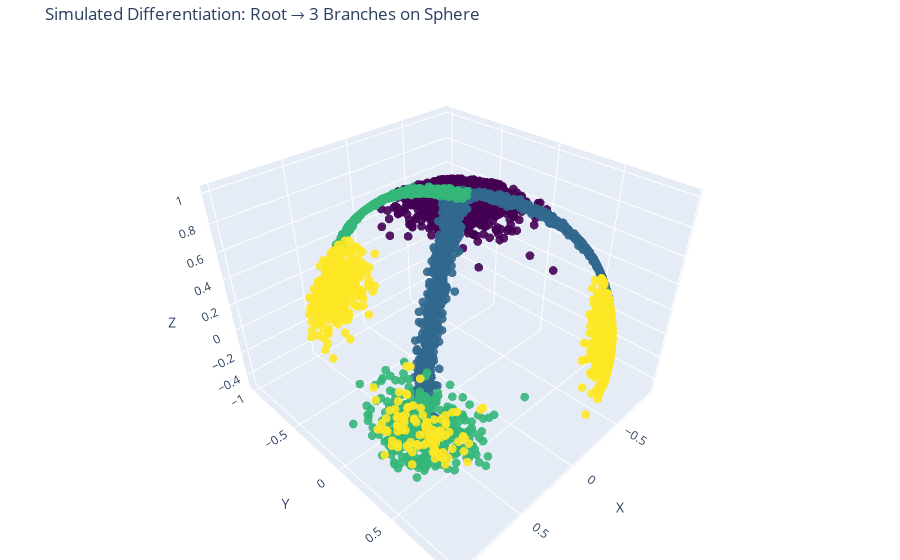

The notebook cell this image was saved under:
### Markdown cell above
# Data lying on a sphere

### Code cell
import numpy as np
import plotly.graph_objects as go

def random_spherical_noise(center, radius, n):
    """Generate random points near a center point on the sphere."""
    noise = []
    for _ in range(n):
        vec = center + 0.15 * np.random.randn(3)  # small 3D Gaussian noise
        vec /= np.linalg.norm(vec)  # reproject onto sphere
        noise.append(vec)
    return np.array(noise)

def generate_branch(start, direction, steps, arc_length):
    """Generate an arc of points along a branch with some spread."""
    tangent = direction / np.linalg.norm(direction)
    arc = []
    for theta in np.linspace(0, arc_length, steps):
        axis = np.cross(start, tangent)
        axis /= np.linalg.norm(axis)

        # Rodrigues rotation
        point = (start * np.cos(theta) +
                 np.cross(axis, start) * np.sin(theta) +
                 axis * np.dot(axis, start) * (1 - np.cos(theta)))
        point /= np.linalg.norm(point)

        # Add local branch noise
        noise = 0.03 * np.random.randn(3)
        noise -= np.dot(noise, point) * point  # remove radial component
        point += noise
        point /= np.linalg.norm(point)
        arc.append(point)
    return np.array(arc)

# Root cluster
root_center = np.array([0, 0, 1])

root_cluster = random_spherical_noise(root_center, radius=1, n=1500)

# Directions for 3 branches
branch_dirs = [
    np.array([1.5, 1.0, -0.5]),
    np.array([-1.0, 1.0, -0.5]),
    np.array([0.5, -1.5, -0.5])
]

branches = []
terminal_clusters = []
branch_labels = []

for i, dir_vec in enumerate(branch_dirs):
    branch = generate_branch(root_center, dir_vec, steps=600, arc_length=np.pi/2)
    branches.append(branch)
    branch_labels.extend([i + 1] * len(branch))

    # Terminal cluster at end of arc
    term_center = branch[-2]
    terminal = random_spherical_noise(term_center, radius=0.1, n=500)
    terminal_clusters.append(terminal)
    branch_labels.extend([i + 1] * len(terminal))

# Combine all data
X = np.vstack([root_cluster] + branches + terminal_clusters)
labels = np.array([0]*len(root_cluster) + branch_labels)

# Plot
fig = go.Figure(data=go.Scatter3d(
    x=X[:, 0], y=X[:, 1], z=X[:, 2],
    mode='markers',
    marker=dict(
        size=3,
        color=labels,
        colorscale='Viridis',
        opacity=0.9
    )
))
fig.update_layout(
    title='Simulated Differentiation: Root → 3 Branches on Sphere',
    scene=dict(
        xaxis_title='X',
        yaxis_title='Y',
        zaxis_title='Z'
    ),
    margin=dict(l=0, r=0, b=0, t=40)
)
fig.show()

### Figure 1 — Plotly figure (JSON) as saved in the notebook; plotly's stock layout.template omitted (floating-point values rounded to 4 significant figures; data arrays with more than 128 entries replaced by an {"elided": "..."} marker saying what was removed)
{"data": [{"marker": {"color": {"elided": "4800 int values"}, "colorscale": [[0, "#440154"], [0.1111, "#482878"], [0.2222, "#3e4989"], [0.3333, "#31688e"], [0.4444, "#26828e"], [0.5556, "#1f9e89"], [0.6667, "#35b779"], [0.7778, "#6ece58"], [0.8889, "#b5de2b"], [1, "#fde725"]], "opacity": 0.9, "size": 3}, "mode": "markers", "type": "scatter3d", "x": {"elided": "4800 float values"}, "y": {"elided": "4800 float values"}, "z": {"elided": "4800 float values"}}], "layout": {"margin": {"b": 0, "l": 0, "r": 0, "t": 40}, "scene": {"xaxis": {"title": {"text": "X"}}, "yaxis": {"title": {"text": "Y"}}, "zaxis": {"title": {"text": "Z"}}}, "title": {"text": "Simulated Differentiation: Root → 3 Branches on Sphere"}}}
